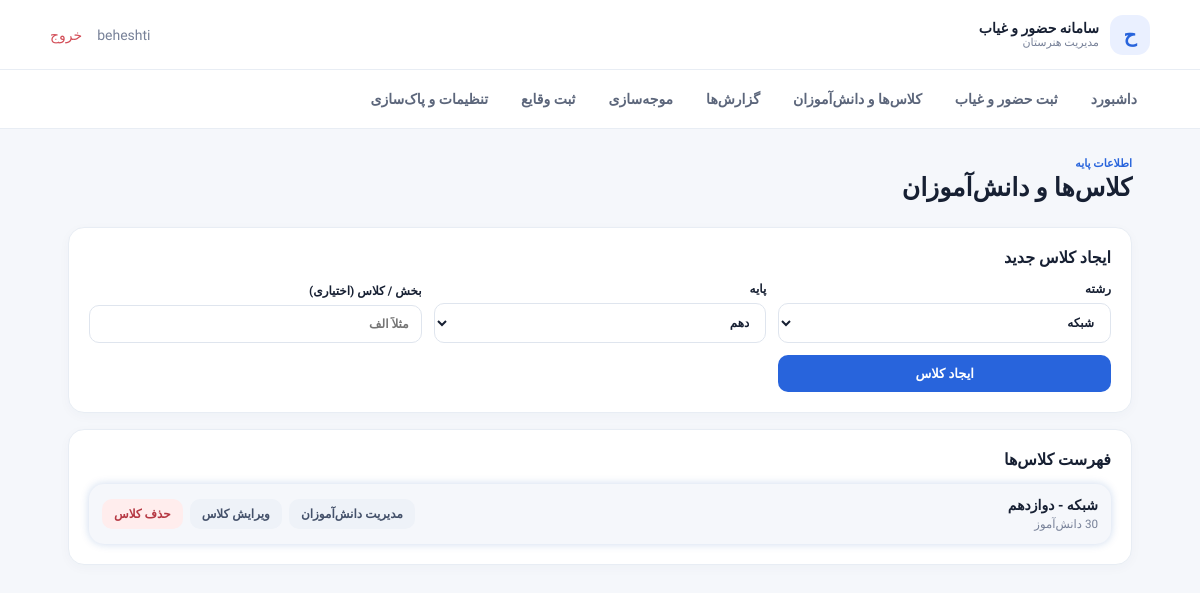
The app's page /classes/ (signed in), older data.
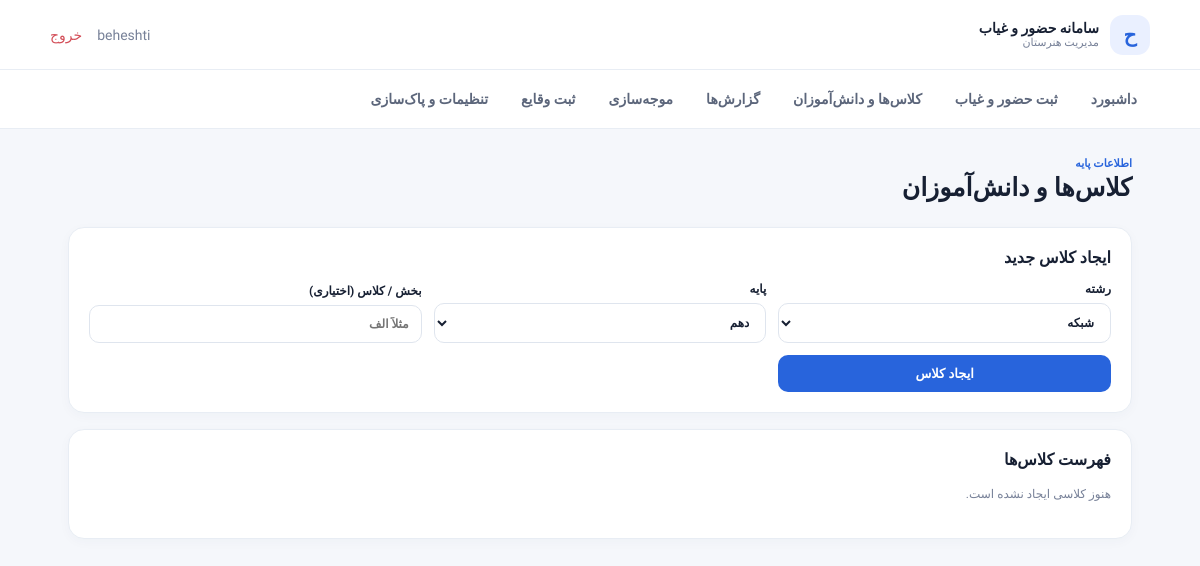
The same page, newer data.
### attendance/models.py (models this page shows)
class SchoolClass(models.Model):
    major = models.CharField(max_length=40, choices=MAJORS)
    grade = models.PositiveSmallIntegerField(choices=GRADES)
    section = models.CharField(max_length=20, blank=True, default="")
    class Meta:
        ordering = ["grade", "major", "section"]
        constraints = [models.UniqueConstraint(
            fields=["major", "grade", "section"], name="unique_school_class")]
    def __str__(self):
        grade_name = dict(GRADES).get(self.grade, self.grade)
        return f"{self.major} - {grade_name}" + (f" ({self.section})" if self.section else "")

### attendance/views.py (the view, shortened to what this page needs)
# urls.py: path("classes/", views.classes, name="classes"),
@login_required
def classes(request):
    return render(request, "classes.html", {"classes": SchoolClass.objects.annotate(student_count=Count("students")), "majors": MAJORS, "grades": GRADES})

### templates/classes.html
{% extends 'base.html' %}{% block content %}
<div class="page-head"><div><p class="eyebrow">اطلاعات پایه</p><h1>کلاس‌ها و دانش‌آموزان</h1></div></div>
<section class="panel"><h2>ایجاد کلاس جدید</h2><form method="post" class="form-grid">{% csrf_token %}<label>رشته<select name="major">{% for value,label in majors %}<option value="{{ value }}">{{ label }}</option>{% endfor %}</select></label><label>پایه<select name="grade">{% for value,label in grades %}<option value="{{ value }}">{{ label }}</option>{% endfor %}</select></label><label>بخش / کلاس (اختیاری)<input name="section" placeholder="مثلاً الف"></label><button class="btn primary">ایجاد کلاس</button></form></section>
<section class="panel"><h2>فهرست کلاس‌ها</h2>{% for c in classes %}<div class="list-row class-list-row"><div><strong>{{ c }}</strong><small>{{ c.student_count }} دانش‌آموز</small></div><div class="row-actions"><a class="btn secondary small" href="{% url 'students' c.id %}">مدیریت دانش‌آموزان</a><a class="btn secondary small" href="{% url 'edit_class' c.id %}">ویرایش کلاس</a><form method="post" action="{% url 'delete_class' c.id %}" onsubmit="return confirm('هشدار: با حذف این کلاس، تمام دانش‌آموزان و سوابق حضور و غیاب همین کلاس نیز حذف می‌شوند. ادامه می‌دهید؟')">{% csrf_token %}<input type="hidden" name="confirm" value="yes"><button class="btn danger small" type="submit">حذف کلاس</button></form></div></div>{% empty %}<p class="muted">هنوز کلاسی ایجاد نشده است.</p>{% endfor %}</section>
{% endblock %}

Row changes from the older to the newer data that the page shows:
removed SchoolClass: grade+major+section "شبکه - دوازدهم", student_count "30"
Text that changed along with them:
text now shown: "هنوز کلاسی ایجاد نشده است."
